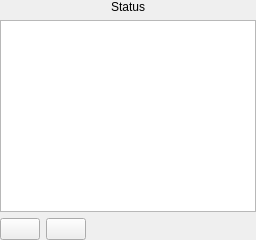
     <widget class="QWidget" name="stackedWidgetPage4">
      <layout class="QVBoxLayout" name="verticalLayout_4">
       <property name="leftMargin">
        <number>0</number>
       </property>
       <property name="topMargin">
        <number>0</number>
       </property>
       <property name="rightMargin">
        <number>0</number>
       </property>
       <property name="bottomMargin">
        <number>0</number>
       </property>
       <item>
        <widget class="QLabel" name="lblTitleStatus">
         <property name="sizePolicy">
          <sizepolicy hsizetype="Preferred" vsizetype="Fixed">
           <horstretch>0</horstretch>
           <verstretch>0</verstretch>
          </sizepolicy>
         </property>
         <property name="text">
          <string>Status</string>
         </property>
         <property name="alignment">
          <set>Qt::AlignCenter</set>
         </property>
        </widget>
       </item>
       <item>
        <widget class="QListView" name="lstStatus"/>
       </item>
       <item>
        <layout class="QHBoxLayout" name="horizontalLayout_3">
         <item>
          <widget class="QPushButton" name="btnStatusAdd">
           <property name="text">
            <string/>
           </property>
           <property name="icon">
            <iconset theme="list-add">
             <normaloff>../../../snowflaQe/src/ui</normaloff>../../../snowflaQe/src/ui</iconset>
           </property>
          </widget>
         </item>
         <item>
          <widget class="QPushButton" name="btnStatusRemove">
           <property name="text">
            <string/>
           </property>
           <property name="icon">
            <iconset theme="list-remove">
             <normaloff>../../../snowflaQe/src/ui</normaloff>../../../snowflaQe/src/ui</iconset>
           </property>
          </widget>
         </item>
         <item>
          <spacer name="horizontalSpacer_2">
           <property name="orientation">
            <enum>Qt::Horizontal</enum>
           </property>
           <property name="sizeHint" stdset="0">
            <size>
             <width>40</width>
             <height>20</height>
            </size>
           </property>
          </spacer>
         </item>
        </layout>
       </item>
      </layout>
     </widget>
